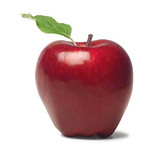
#> input picture knn/dataset/apple_1.jpg, 150 x 150 px
$ python -i search.py   (imports and definitions only)   (older library calls are emulated)
#> lines starting #> are read from the running program, lines starting #| are printed output that depends on the picture; after the words box and inside, x2 and y2 are one past the last pixel; in counts of white or black regions, pixels touching at a corner belong together
### knn/colordescriptors.py
# import the necessary packages
import numpy as np
import cv2
import imutils

class ColorDescriptor:
        def __init__(self, bins):# store the number of bins for the 3D histogram
                self.bins = bins

        # [56 lines left out: functions describe, histogram, not called in this run]

### knn/search.py
# import the necessary pa
import colordescriptors as c
import argparse
import glob
import cv2
import numpy as np

def adj_canny(image, sigma=0.33):
	#compute the median of the single channel pixel intensities
	image = np.asarray(image)
	v = np.median(image)

	lower = int(max(0, (1.0 - sigma) * v))
	upper = int(min(255, (1.0 + sigma) * v))
	edged = cv2.Canny(image, lower, upper)

	# return the edged image
	return edged

def contours(image):
#> called with image = 'dataset/apple_1.jpg'
        im = cv2.imread(image)
#> im is the input picture: shape (150, 150, 3); mean B, G, R 180.3, 180.2, 208.3
        imgray = cv2.cvtColor(im, cv2.COLOR_BGR2GRAY)
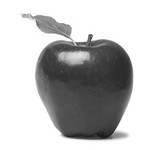
#> imgray: shape (150, 150); min 25, max 255, mean 188.6
        thresh1 = adj_canny(imgray)
#> in adj_canny, `v = np.median(image)`: v = 255
#> in adj_canny, `lower = int(max(0, (1.0 - sigma) * v))`: lower = 170
#> in adj_canny, `upper = int(min(255, (1.0 + sigma) * v))`: upper = 255
#> in adj_canny, `edged = cv2.Canny(image, lower, upper)`:
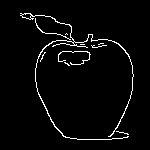
#> edged: shape (150, 150); 3.3% white in thin lines or dots, all inside (x1, y1, x2, y2) = (20, 13, 134, 140)
        ret, thresh = cv2.threshold(imgray, 127, 255, 0)
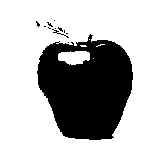
#> thresh: shape (150, 150); 67.5% white; 12 black regions (10 under 20 px)
        #find contours
        _,contours, hierarchy = cv2.findContours(thresh1, cv2.RETR_TREE, cv2.CHAIN_APPROX_SIMPLE)
#> contours = 11 contours, 9 with area under 20; largest, box (x1, y1, x2, y2) and area: (20, 13, 134, 140) 124, (21, 13, 32, 20) 38
        #draw contours
        #cnt = contours[4]
        cv2.drawContours(im, contours, -1, (0,255,0), 3)
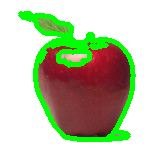
#> im: shape (150, 150, 3); 13.68% of pixels changed, all inside (x1, y1, x2, y2) = (18, 11, 136, 142)
        #cv2.imshow('image', im)
        op = np.mean(im)
#> op = 178.2
        return op


# construct the argument parser and parse the arguments
ap = argparse.ArgumentParser()
# [5 lines not run here, left out]

# initialize the color descriptor
cd = c.ColorDescriptor((5,4,3))

# open the output index file for writing
# [39 lines not run here, left out]

>>> result = contours('dataset/apple_1.jpg')
#> result = 178.2

$ run again, on knn/dataset/apple_16.jpg
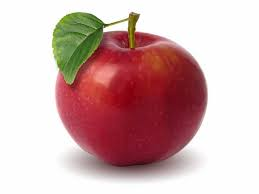
#> input picture knn/dataset/apple_16.jpg, 259 x 194 px
#> in contours, im is the input picture: shape (194, 259, 3); mean B, G, R 177.3, 178.2, 209.9
#> v = 254
#> lower = 170
#> upper = 255
#> in adj_canny, `edged = cv2.Canny(image, lower, upper)`:
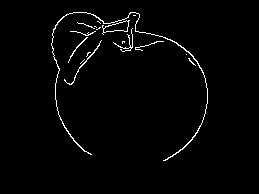
#> edged: shape (194, 259); 1.8% white in thin lines or dots, all inside (x1, y1, x2, y2) = (51, 12, 208, 161)
#> thresh: shape (194, 259); 67.3% white; 7 black regions (6 under 20 px)
#> contours = 18 contours, 14 with area under 20; largest, box (x1, y1, x2, y2) and area: (102, 20, 130, 35) 176, (103, 20, 129, 33) 172, (51, 12, 208, 161) 112, (64, 40, 102, 85) 26
#> in contours, `cv2.drawContours(im, contours, -1, (0,255,0), 3)`:
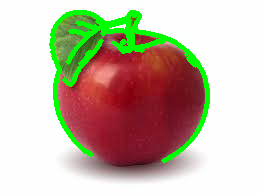
#> im: shape (194, 259, 3); 7.47% of pixels changed, all inside (x1, y1, x2, y2) = (49, 10, 210, 163)
#> op = 183.5

$ run again, on knn/dataset/apple_3.jpg
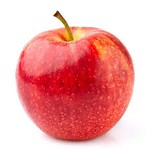
#> input picture knn/dataset/apple_3.jpg, 150 x 150 px
#> in contours, im is the input picture: shape (150, 150, 3); mean B, G, R 165.7, 166.3, 238.1
#> v = 216
#> lower = 144
#> upper = 255
#> in adj_canny, `edged = cv2.Canny(image, lower, upper)`:
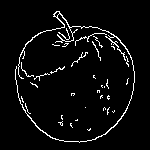
#> edged: shape (150, 150); 4.6% white in thin lines or dots, all inside (x1, y1, x2, y2) = (15, 11, 135, 143)
#> thresh: shape (150, 150); 72.5% white; 37 black regions (33 under 20 px)
#> contours = 36 contours, 35 with area under 20; largest, box (x1, y1, x2, y2) and area: (15, 11, 135, 143) 154
#> in contours, `cv2.drawContours(im, contours, -1, (0,255,0), 3)`:
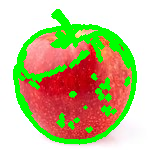
#> im: shape (150, 150, 3); 18.63% of pixels changed, all inside (x1, y1, x2, y2) = (13, 9, 137, 145)
#> op = 176.2
